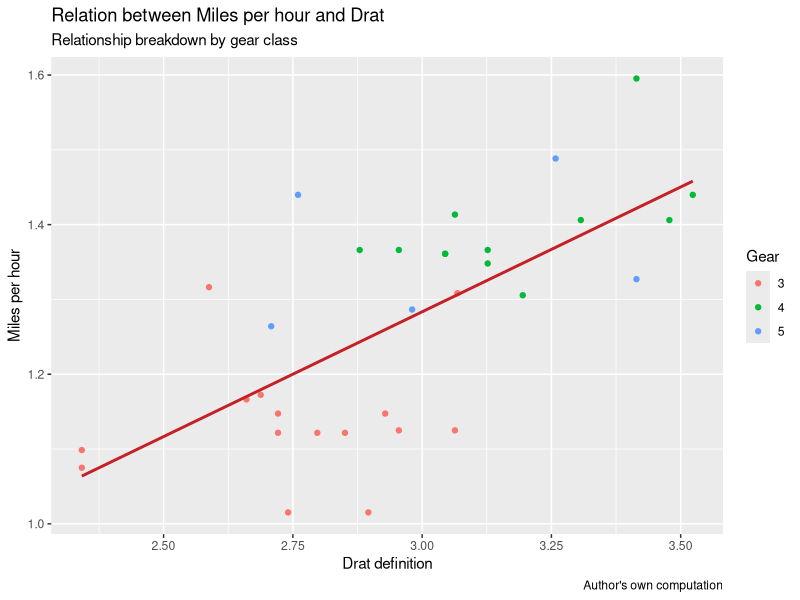

Source code (R):
library(ggplot2)

# Giving a name to the chart file.
png(file = "scatterplot7.png")

# Creating scatterplot with fitted values.
# An additional function stat_smooth is used for linear regression.
new_graph <- ggplot(mtcars, aes(x = log(mpg), y = log(drat))) +
  geom_point(aes(color = factor(gear))) +
  stat_smooth(method = "lm", col = "#C42126", se = FALSE, size = 1) +
  labs(
    x = "Drat definition",
    y = "Miles per hour",
    color = "Gear",
    title = "Relation between Miles per hour and Drat",
    subtitle = "Relationship breakdown by gear class",
    caption = "Author's own computation"
  )

# Saving the file.
print(new_graph)
dev.off()
